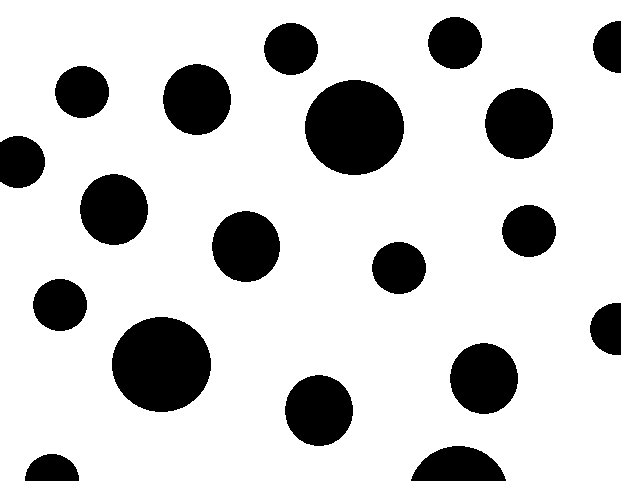
%> input picture images/circles.tif, 621 x 481 px
$ octave FinalQ6.m   (GNU Octave 9; MATLAB toolbox functions it lacks are replaced by stand-ins)
%> lines starting %> are read from the running program, lines starting %| are printed output that depends on the picture; in (x1, y1, x2, y2) boxes, pixels count from 0 and x2, y2 are one past the last pixel; in counts of white or black regions, pixels touching at a corner belong together; the program's own positions count from 1
clear all, close all

x=imread('circles.tif');
%> x is the input picture: size 481x621x3 uint8; 80.4% white; 19 black regions, largest, box (x1, y1, x2, y2) and area: (305, 80, 404, 175) 7368, (112, 317, 211, 412) 7368, (163, 64, 231, 135) 3776
x2=imcomplement(x);
x3 = imclearborder(x2,8);
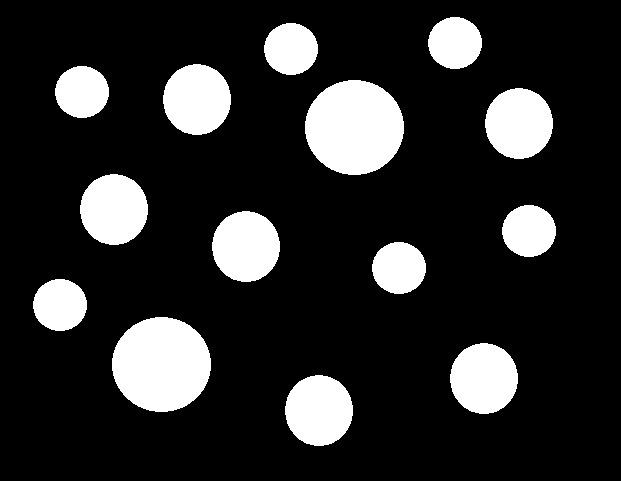
%> x3: size 481x621x3 uint8; 16.9% white; 14 white regions, largest, box (x1, y1, x2, y2) and area: (305, 80, 404, 175) 7368, (112, 317, 211, 412) 7368, (163, 64, 231, 135) 3776
x4 = squeeze(x3(:,:,1));
L=bwlabel(x4);
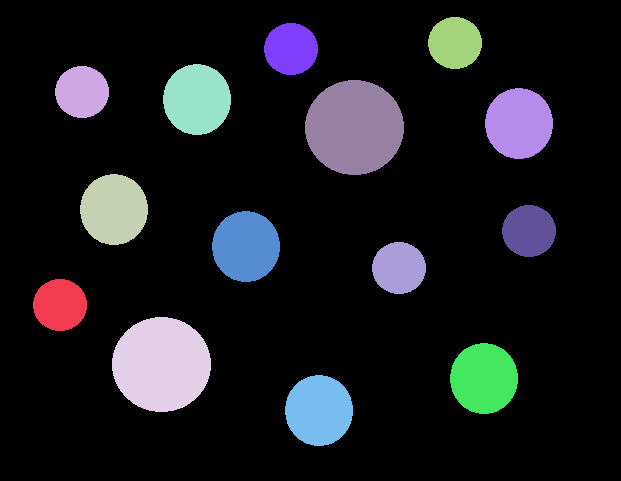
%> L: size 481x621 double; 15 distinct labels, from 0 to 14; one colour per label, 0 black
M=max(L);
%> M = 621 values, max 14 at index 503, min 0 at index 1, mean 6.47
ma = max(M); %number of circles
%> ma = 14
A =[];
for i = 1:ma
   A(i)=sum(M(:) == i); %size of circles
end
%> this loop made 14 passes
%> after the loop, A = [22 25 32 51 49 52 21 20 67 54 22 35 17 54]
A %size of each element
%> A = [22 25 32 51 49 52 21 20 67 54 22 35 17 54]
imshow(x3);
